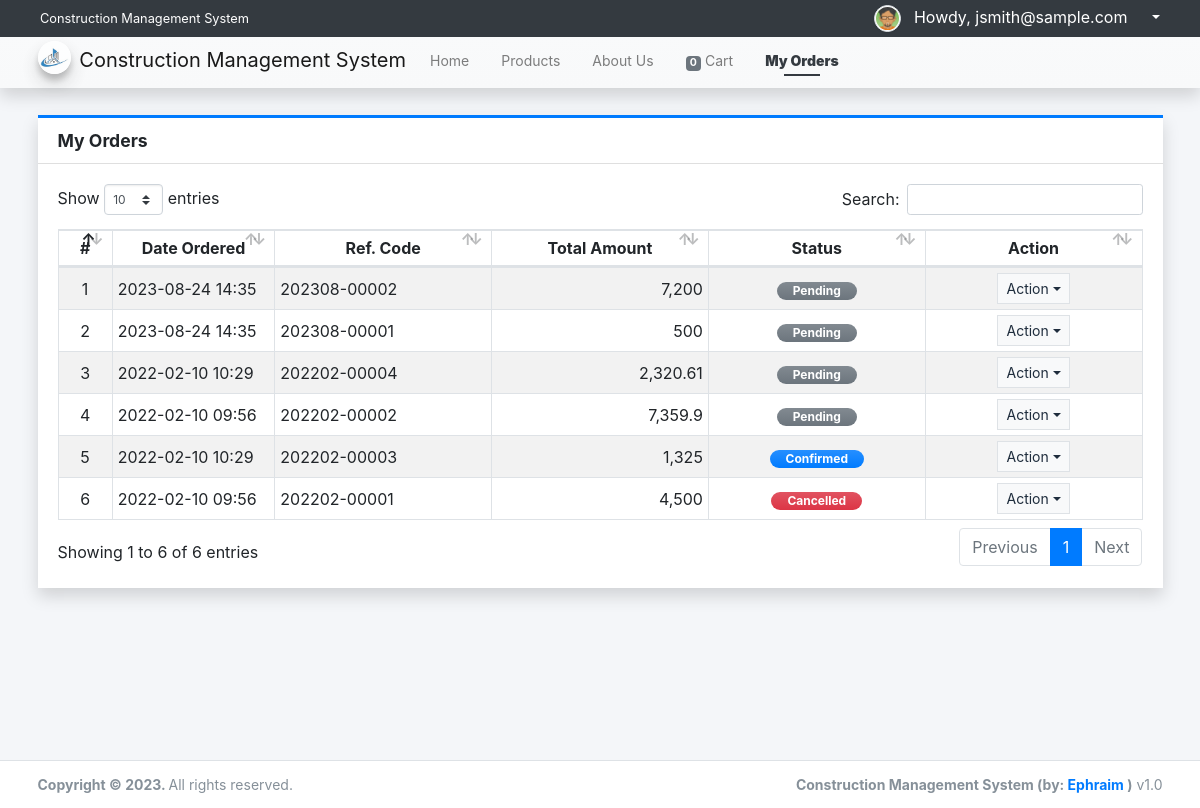
The page /?page=orders/my_orders (signed in) on the database its author committed.
### tables this page shows
CREATE TABLE `order_list` (
  `id` int(30) NOT NULL,
  `code` varchar(100) NOT NULL,
  `client_id` int(30) NOT NULL,
  `vendor_id` int(30) NOT NULL,
  `total_amount` double NOT NULL DEFAULT 0,
  `delivery_address` text NOT NULL,
  `status` tinyint(1) NOT NULL DEFAULT 0,
  `date_created` datetime NOT NULL DEFAULT current_timestamp(),
  `date_updated` datetime DEFAULT NULL ON UPDATE current_timestamp()
);

### classes/DBConnection.php (called while the page is built, shortened)
<?php
class DBConnection{
    private $host = DB_SERVER;
    private $username = DB_USERNAME;
    private $password = DB_PASSWORD;
    private $database = DB_NAME;
    public $conn;
    public function __construct(){
        if (!isset($this->conn)) {
            $this->conn = new mysqli($this->host, $this->username, $this->password, $this->database);
        }
    }
}
?>

### classes/SystemSettings.php (called while the page is built, shortened)
<?php
class SystemSettings extends DBConnection{
	function userdata($field = ''){
		if(!empty($field)){
			if(isset($_SESSION['userdata'][$field]))
				return $_SESSION['userdata'][$field];
			else
				return null;
		}else{
			return false;
		}
	}
}
$_settings = new SystemSettings();
?>

### config.php (called while the page is built, shortened)
<?php
require_once('classes/DBConnection.php');
require_once('classes/SystemSettings.php');
function format_num($number = 0, $max_decimal = ''){
    if(is_numeric($number)){
        $ex = explode('.',$number);
        $dec = isset($ex[1]) ? strlen($ex[1]) : 0;
        if(empty($max_decimal) || (is_numeric($max_decimal) && $max_decimal >= $dec)){
            return number_format($number,$dec);
        }else{
            if(is_numeric($max_decimal))
                return number_format($number,$max_decimal);
            else
                return "Invalid Maximum Decimal";
        }
    }else{
        return "Invalid Number";
    }
}
?>

### orders/my_orders.php (the view, shortened to what this page needs)
<div class="content py-3">
    <div class="card card-outline card-primary rounded-0 shadow">
        <div class="card-header">
            <h5 class="card-title"><b>My Orders</b></h5>
        </div>
        <div class="card-body">
            <div class="w-100 overflow-auto">
            <table class="table table-bordered table-striped">
                <colgroup>
                    <col width="5%">
                    <col width="15%">
                    <col width="20%">
                    <col width="20%">
                    <col width="20%">
                    <col width="20%">
                </colgroup>
                <thead>
                    <tr>
                        <th class="p1 text-center">#</th>
                        <th class="p1 text-center">Date Ordered</th>
                        <th class="p1 text-center">Ref. Code</th>
                        <th class="p1 text-center">Total Amount</th>
                        <th class="p1 text-center">Status</th>
                        <th class="p1 text-center">Action</th>
                    </tr>
                </thead>
                <tbody>
                    <?php
                    $i = 1;
                    $orders = $conn->query("SELECT * FROM `order_list` where client_id = '{$_settings->userdata('id')}' order by `status` asc,unix_timestamp(date_created) desc ");
                    while($row = $orders->fetch_assoc()):
                    ?>
                    <tr>
                        <td class="px-2 py-1 align-middle text-center"><?= $i++; ?></td>
                        <td class="px-2 py-1 align-middle"><?= date("Y-m-d H:i", strtotime($row['date_created'])) ?></td>
                        <td class="px-2 py-1 align-middle"><?= $row['code'] ?></td>
                        <td class="px-2 py-1 align-middle text-right"><?= format_num($row['total_amount']) ?></td>
                        <td class="px-2 py-1 align-middle text-center">
                            <?php
                                switch($row['status']){
                                    case 0:
                                        echo '<span class="badge badge-secondary bg-gradient-secondary px-3 rounded-pill">Pending</span>';
                                        break;
                                    case 1:
                                        echo '<span class="badge badge-primary bg-gradient-primary px-3 rounded-pill">Confirmed</span>';
                                        break;
                                    case 5:
                                        echo '<span class="badge badge-danger bg-gradient-danger px-3 rounded-pill">Cancelled</span>';
                                        break;
                                }
                            ?>
                        </td>
                        <td class="px-2 py-1 align-middle text-center">
                            <button type="button" class="btn btn-flat border btn-light btn-sm dropdown-toggle dropdown-icon" data-toggle="dropdown">
                                Action
                            </button>
                        </td>
                    </tr>
                    <?php endwhile; ?>
                </tbody>
            </table>
            </div>
        </div>
    </div>
</div>

### rows shown on the page
order_list: date_created "2023-08-24 14:35", code "202308-00002", total_amount "7,200", status "Pending"
order_list: date_created "2023-08-24 14:35", code "202308-00001", total_amount "500", status "Pending"
order_list: date_created "2022-02-10 10:29", code "202202-00004", total_amount "2,320.61", status "Pending"
order_list: date_created "2022-02-10 09:56", code "202202-00002", total_amount "7,359.9", status "Pending"
order_list: date_created "2022-02-10 10:29", code "202202-00003", total_amount "1,325", status "Confirmed"
order_list: date_created "2022-02-10 09:56", code "202202-00001", total_amount "4,500", status "Cancelled"

### other values the page prints
$_settings->info('name') "Construction Management System"
$_settings->userdata('email') "jsmith@sample.com"
$_settings->info('short_name') "Construction Management System"
format_num($cart_count) "0"
